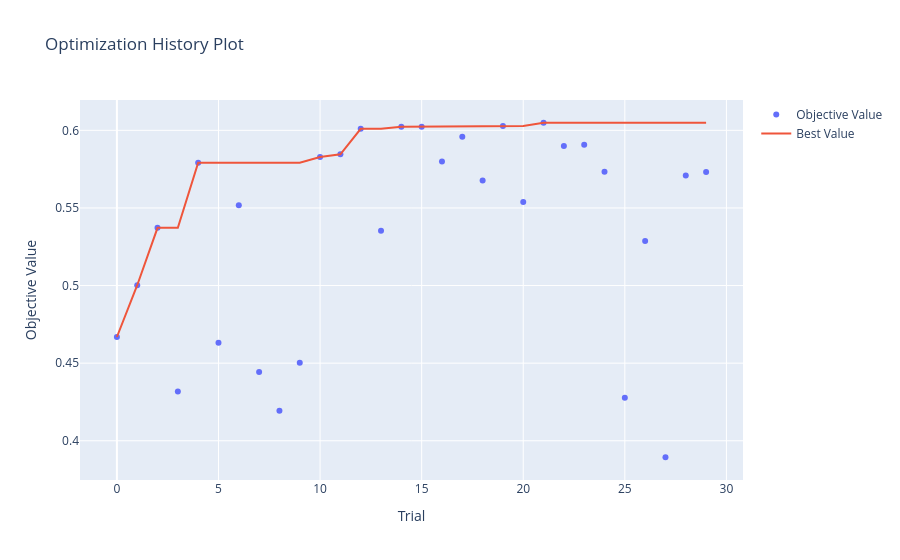
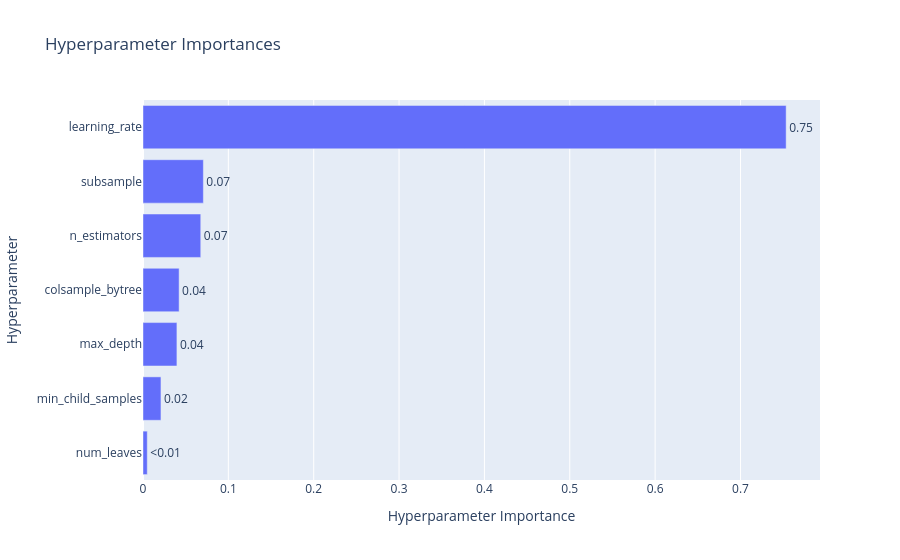

Notebook code cell kept with these figures, in order:
### Code cell
import optuna
import lightgbm as lgb
from sklearn.metrics import f1_score

def objective(trial):
    # Define the hyperparameters to optimize and their search spaces for LightGBM
    n_estimators = trial.suggest_int('n_estimators', 100, 500)
    learning_rate = trial.suggest_float('learning_rate', 0.01, 0.3)
    num_leaves = trial.suggest_int('num_leaves', 31, 100)
    max_depth = trial.suggest_int('max_depth', -1, 10)  # -1 means no limit
    min_child_samples = trial.suggest_int('min_child_samples', 20, 50)
    subsample = trial.suggest_float('subsample', 0.7, 1.0)
    colsample_bytree = trial.suggest_float('colsample_bytree', 0.7, 1.0)

    # Create the LightGBM Classifier with the suggested hyperparameters
    lgbm = lgb.LGBMClassifier(
        n_estimators=n_estimators,
        learning_rate=learning_rate,
        num_leaves=num_leaves,
        max_depth=max_depth,
        min_child_samples=min_child_samples,
        subsample=subsample,
        colsample_bytree=colsample_bytree,
        random_state=42,
        verbose=-1,
    )

    # Train the model
    lgbm.fit(train[x_cols], train['Type'])

    # Make predictions on the test set
    y_pred = lgbm.predict(test[x_cols])

    # Calculate the evaluation metric (accuracy in this case)
    accuracy = f1_score(test['Type'], y_pred, average='macro')
    return accuracy

if __name__ == "__main__":
    # Create a study object and specify the optimization direction
    study = optuna.create_study(direction='maximize')

    # Run the optimization process
    study.optimize(objective, n_trials=30, show_progress_bar=True)  # Number of trials to run

    # Print the best hyperparameters found
    print("Best hyperparameters:", study.best_params)

    # Get the best score achieved
    print("Best accuracy:", study.best_value)

    # Create a model with the best hyperparameters
    best_lgbm = lgb.LGBMClassifier(**study.best_params, random_state=42)

    # Train the best model on the full training data
    best_lgbm.fit(train[x_cols], train['Type'])

    # Evaluate the best model on the test set
    y_pred_best = best_lgbm.predict(test[x_cols])
    best_accuracy = f1_score(test['Type'], y_pred_best, average='macro')
    print(f"Accuracy of the best LightGBM model on the test set: {best_accuracy:.4f}")

    # You can also visualize the optimization history and parameter importance
    optuna.visualization.plot_optimization_history(study).show()
    optuna.visualization.plot_param_importances(study).show()

### Figure 1 — Plotly figure (JSON) as saved in the notebook; plotly's stock layout.template omitted (floating-point values rounded to 4 significant figures)
{"data": [{"mode": "markers", "name": "Objective Value", "type": "scatter", "x": [0, 1, 2, 3, 4, 5, 6, 7, 8, 9, 10, 11, 12, 13, 14, 15, 16, 17, 18, 19, 20, 21, 22, 23, 24, 25, 26, 27, 28, 29], "y": [0.4668, 0.5002, 0.5372, 0.4317, 0.5791, 0.4631, 0.5517, 0.4443, 0.4193, 0.4502, 0.5828, 0.5846, 0.601, 0.5353, 0.6023, 0.6023, 0.5799, 0.5959, 0.5677, 0.6028, 0.5538, 0.6049, 0.5899, 0.5908, 0.5733, 0.4277, 0.5287, 0.3894, 0.5708, 0.5731]}, {"mode": "lines", "name": "Best Value", "type": "scatter", "x": [0, 1, 2, 3, 4, 5, 6, 7, 8, 9, 10, 11, 12, 13, 14, 15, 16, 17, 18, 19, 20, 21, 22, 23, 24, 25, 26, 27, 28, 29], "y": [0.4668, 0.5002, 0.5372, 0.5372, 0.5791, 0.5791, 0.5791, 0.5791, 0.5791, 0.5791, 0.5828, 0.5846, 0.601, 0.601, 0.6023, 0.6023, 0.6023, 0.6023, 0.6023, 0.6028, 0.6028, 0.6049, 0.6049, 0.6049, 0.6049, 0.6049, 0.6049, 0.6049, 0.6049, 0.6049]}, {"marker": {"color": "#cccccc"}, "mode": "markers", "name": "Infeasible Trial", "showlegend": false, "type": "scatter", "x": [], "y": []}], "layout": {"title": {"text": "Optimization History Plot"}, "xaxis": {"title": {"text": "Trial"}}, "yaxis": {"title": {"text": "Objective Value"}}}}

### Figure 2 — Plotly figure (JSON) as saved in the notebook; plotly's stock layout.template omitted (floating-point values rounded to 4 significant figures)
{"data": [{"cliponaxis": false, "hovertemplate": ["num_leaves (IntDistribution): 0.005003017692810085<extra></extra>", "min_child_samples (IntDistribution): 0.021040299697992208<extra></extra>", "max_depth (IntDistribution): 0.0397357834668315<extra></extra>", "colsample_bytree (FloatDistribution): 0.04232037474328674<extra></extra>", "n_estimators (IntDistribution): 0.06765562794287706<extra></extra>", "subsample (FloatDistribution): 0.07072336615253337<extra></extra>", "learning_rate (FloatDistribution): 0.7535215303036691<extra></extra>"], "name": "Objective Value", "orientation": "h", "text": ["<0.01", "0.02", "0.04", "0.04", "0.07", "0.07", "0.75"], "textposition": "outside", "type": "bar", "x": [0.005003, 0.02104, 0.03974, 0.04232, 0.06766, 0.07072, 0.7535], "y": ["num_leaves", "min_child_samples", "max_depth", "colsample_bytree", "n_estimators", "subsample", "learning_rate"]}], "layout": {"title": {"text": "Hyperparameter Importances"}, "xaxis": {"title": {"text": "Hyperparameter Importance"}}, "yaxis": {"title": {"text": "Hyperparameter"}}}}
